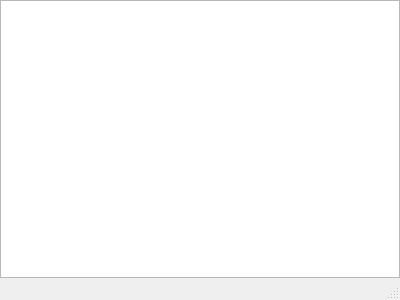
<?xml version="1.0" encoding="UTF-8"?>
<ui version="4.0">
 <class>MainWindow</class>
 <widget class="QMainWindow" name="MainWindow">
  <property name="geometry">
   <rect>
    <x>0</x>
    <y>0</y>
    <width>400</width>
    <height>300</height>
   </rect>
  </property>
  <property name="windowTitle">
   <string>MainWindow</string>
  </property>
  <widget class="QWidget" name="centralWidget">
   <layout class="QVBoxLayout" name="verticalLayout">
    <property name="leftMargin">
     <number>0</number>
    </property>
    <property name="topMargin">
     <number>0</number>
    </property>
    <property name="rightMargin">
     <number>0</number>
    </property>
    <property name="bottomMargin">
     <number>0</number>
    </property>
    <item>
     <widget class="MarkupTextEdit" name="textEdit"/>
    </item>
   </layout>
  </widget>
  <widget class="QMenuBar" name="menuBar">
   <property name="geometry">
    <rect>
     <x>0</x>
     <y>0</y>
     <width>400</width>
     <height>22</height>
    </rect>
   </property>
  </widget>
  <widget class="QStatusBar" name="statusBar"/>
 </widget>
 <layoutdefault spacing="6" margin="11"/>
 <customwidgets>
  <customwidget>
   <class>MarkupTextEdit</class>
   <extends>QTextEdit</extends>
   <header>markuptextedit.h</header>
  </customwidget>
 </customwidgets>
 <resources/>
 <connections/>
</ui>
